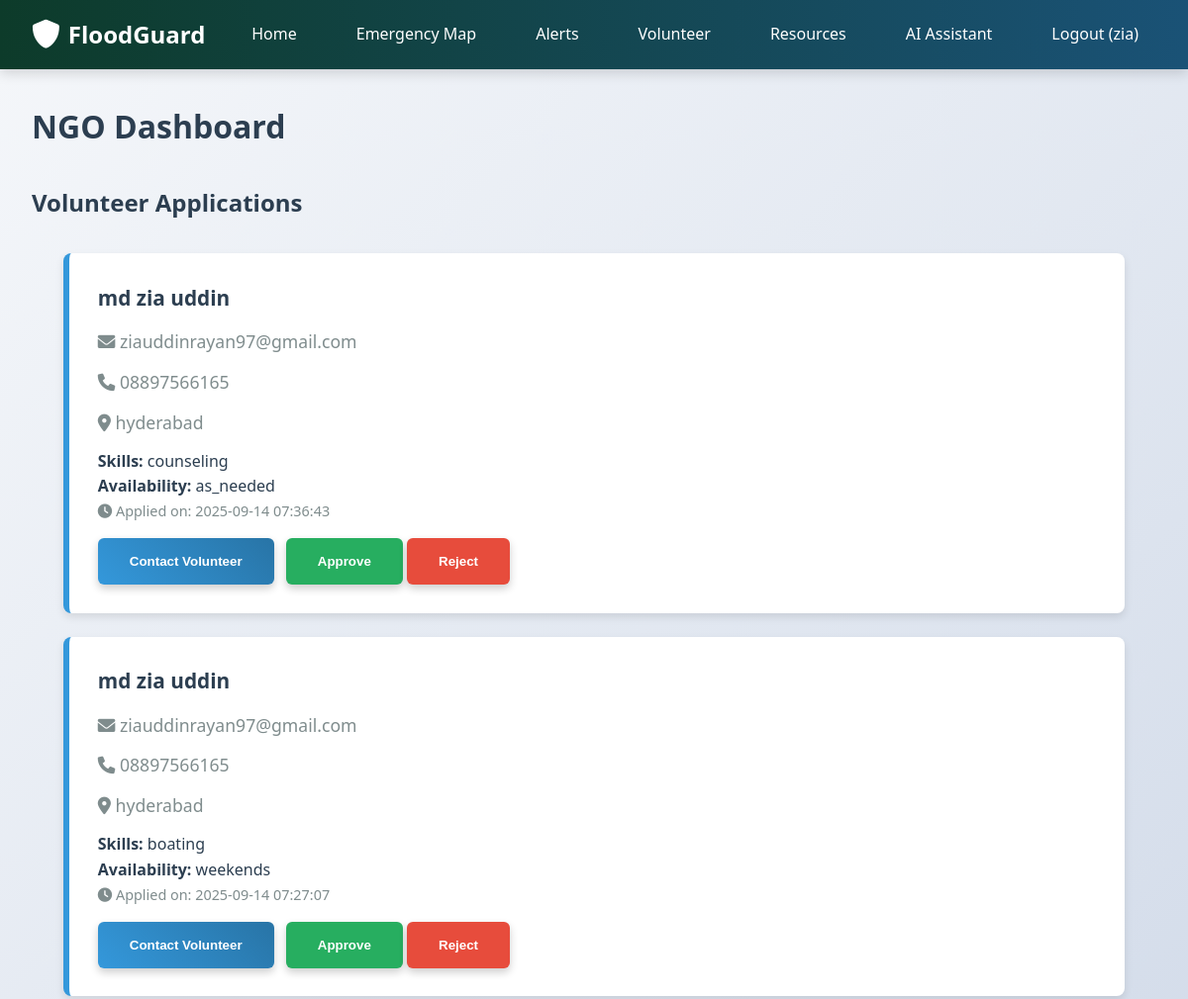
Before: /ngo/dashboard (signed in, upper part) with the older database file.
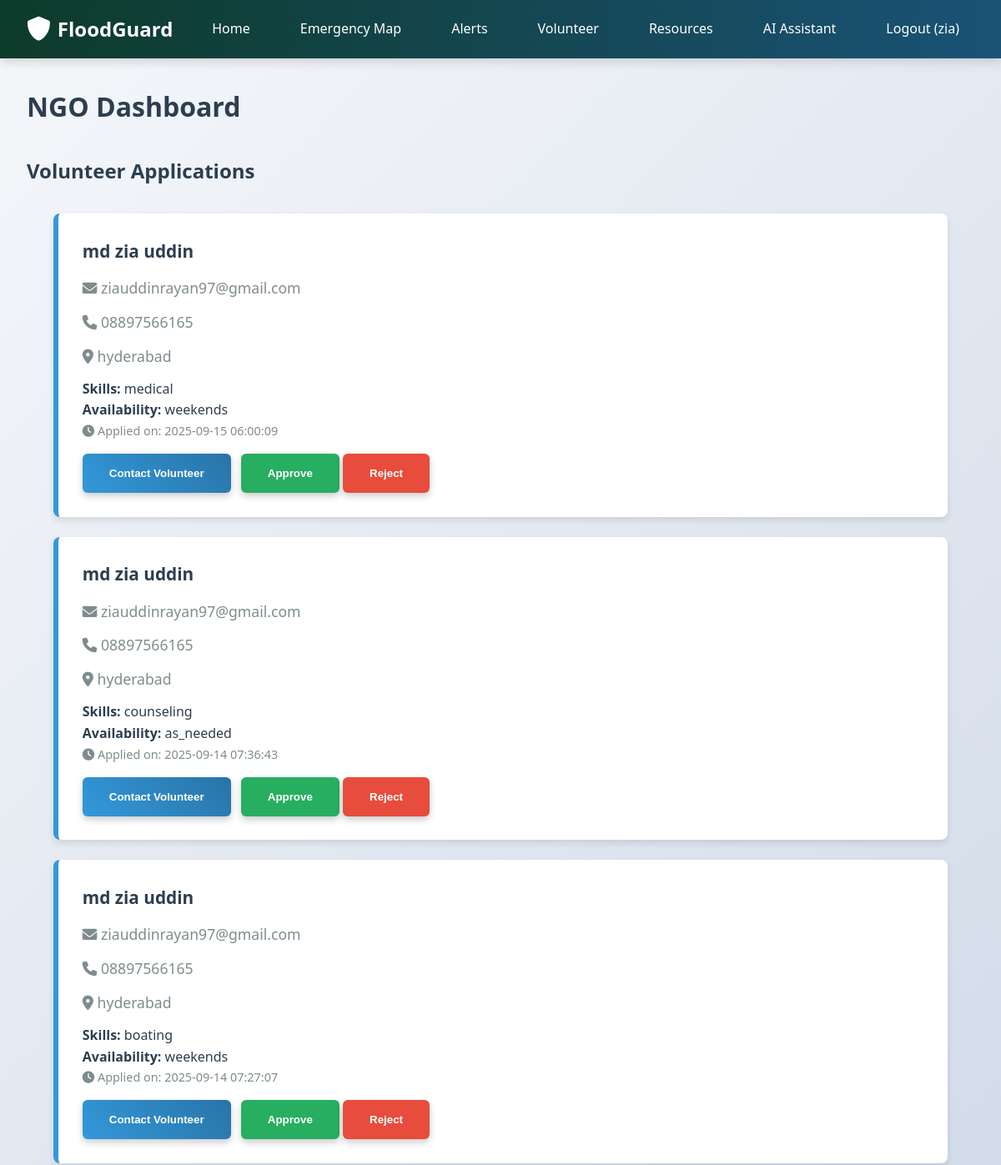
After: the same page with the newer database file.
### tables this page shows
CREATE TABLE volunteers
                 (id INTEGER PRIMARY KEY AUTOINCREMENT,
                 name TEXT NOT NULL,
                 email TEXT NOT NULL,
                 phone TEXT NOT NULL,
                 location TEXT NOT NULL,
                 skills TEXT NOT NULL,
                 availability TEXT NOT NULL,
                 created_at TIMESTAMP DEFAULT CURRENT_TIMESTAMP, ngo_id INTEGER);

### app.py (the view)
@app.route('/ngo/dashboard')
def ngo_dashboard():
    if 'user_id' not in session or session.get('user_type') != 'ngo':
        flash('Please login as NGO to access this page', 'danger')
        return redirect(url_for('login'))
    db = get_db()
    volunteers = db.execute('''SELECT v.*, n.name as ngo_name
                             FROM volunteers v
                             JOIN ngos n ON v.ngo_id = n.id
                             ORDER BY v.created_at DESC''').fetchall()
    db.close()
    return render_template('ngo_dashboard.html', volunteers=volunteers)

### app.py (called while the page is built)
def get_db():
    conn = sqlite3.connect(app.config['DATABASE'])
    conn.row_factory = sqlite3.Row
    return conn

### templates/ngo_dashboard.html (shortened to what this page needs)
{% extends "base.html" %}
{% block content %}
<div style="max-width: 1200px; margin: 2rem auto; padding: 0 2rem;">
    <h1>NGO Dashboard</h1>
    <h2 style="margin-top: 2rem;">Volunteer Applications</h2>
    {% if volunteers %}
        <div class="alert-container">
            {% for volunteer in volunteers %}
            <div class="alert-card info">
                <div class="alert-header">
                    <div class="alert-title">{{ volunteer.name }}</div>
                    <div class="alert-severity severity-{{ volunteer.status }}">{{ volunteer.status|upper }}</div>
                </div>
                <div class="alert-location"><i class="fas fa-envelope"></i> {{ volunteer.email }}</div>
                <div class="alert-location"><i class="fas fa-phone"></i> {{ volunteer.phone }}</div>
                <div class="alert-location"><i class="fas fa-map-marker-alt"></i> {{ volunteer.location }}</div>
                <p><strong>Skills:</strong> {{ volunteer.skills }}</p>
                <p><strong>Availability:</strong> {{ volunteer.availability }}</p>
                <div class="alert-time"><i class="fas fa-clock"></i> Applied on: {{ volunteer.created_at }}</div>
                <div style="margin-top: 1rem;">
                    <button class="btn" style="margin-right: 0.5rem;">Contact Volunteer</button>
                    <button class="btn" style="background: var(--success);">Approve</button>
                    <button class="btn" style="background: var(--danger);">Reject</button>
                </div>
            </div>
            {% endfor %}
        </div>
    {% endif %}
</div>
{% endblock %}

### templates/base.html (shortened to what this page needs)
<!DOCTYPE html>
<html lang="en">
<head>
    <link rel="stylesheet" href="{{ url_for('static', filename='css/style.css') }}">
    <link href="https://cdnjs.cloudflare.com/ajax/libs/font-awesome/6.0.0/css/all.min.css" rel="stylesheet">
    <link rel="stylesheet" href="https://unpkg.com/leaflet@1.7.1/dist/leaflet.css" />
</head>
<body>
    <nav class="navbar">
        <div class="nav-container">
            <div class="nav-logo">
                <i class="fas fa-shield-alt"></i>
                <span>FloodGuard </span>
            </div>
            <ul class="nav-menu">
                <li class="nav-item">
                    <a href="{{ url_for('index') }}" class="nav-link">Home</a>
                </li>
                <li class="nav-item">
                    <a href="{{ url_for('map') }}" class="nav-link">Emergency Map</a>
                </li>
                <li class="nav-item">
                    <a href="{{ url_for('alerts') }}" class="nav-link">Alerts</a>
                </li>
                <li class="nav-item">
                    <a href="{{ url_for('volunteer') }}" class="nav-link">Volunteer</a>
                </li>
                <li class="nav-item">
                    <a href="{{ url_for('resources') }}" class="nav-link">Resources</a>
                </li>
                <li class="nav-item">
                    <a href="{{ url_for('chatbot') }}" class="nav-link">AI Assistant</a>
                </li>
                {% if session.user_id %}
                <li class="nav-item">
                    <a href="{{ url_for('logout') }}" class="nav-link">Logout ({{ session.username }})</a>
                </li>
                {% else %}
                <li class="nav-item">
                    <a href="{{ url_for('login') }}" class="nav-link">Login</a>
                </li>
                {% endif %}
            </ul>
        </div>
    </nav>
    <main>
        {% block content %}{% endblock %}
    </main>
</body>
</html>

### static/css/style.css (style rules this page uses)
:root { --dark-green: #0d3b2a; --medium-green: #1e8449; --light-green: #27ae60; --dark-blue: #1a5276; --medium-blue: #2874a6; --light-blue: #3498db; --dark-gray: #2c3e50; --medium-gray: #7f8c8d; --light-gray: #ecf0f1; --white: #ffffff; --black: #000000; --warning: #f39c12; --danger: #e74c3c; --info: #3498db; --success: #27ae60; }
* { margin: 0; padding: 0; box-sizing: border-box; }
body { font-family: 'Segoe UI', Tahoma, Geneva, Verdana, sans-serif; line-height: 1.6; color: var(--dark-gray); background: linear-gradient(135deg, #f5f7fa 0%, #c3cfe2 100%); min-height: 100vh; }
.navbar { background: linear-gradient(90deg, var(--dark-green) 0%, var(--dark-blue) 100%); padding: 1rem 0; position: sticky; top: 0; z-index: 1000; box-shadow: 0 4px 12px rgba(0, 0, 0, 0.15); }
.nav-container { max-width: 1200px; margin: 0 auto; display: flex; justify-content: space-between; align-items: center; padding: 0 2rem; }
.nav-logo { display: flex; align-items: center; color: var(--white); font-size: 1.5rem; font-weight: bold; }
.nav-logo i { margin-right: 0.5rem; font-size: 1.8rem; }
.nav-menu { display: flex; list-style: none; }
.nav-item { margin-left: 1.5rem; }
.nav-link { color: var(--white); text-decoration: none; font-weight: 500; padding: 0.5rem 1rem; border-radius: 4px; transition: all 0.3s ease; border: 2px solid transparent; }
main { min-height: calc(100vh - 160px); }
.btn { display: inline-block; background: linear-gradient(45deg, var(--light-blue), var(--medium-blue)); color: var(--white); padding: 1rem 2rem; border: none; border-radius: 6px; text-decoration: none; font-weight: bold; cursor: pointer; transition: all 0.3s ease; box-shadow: 0 4px 8px rgba(0, 0, 0, 0.2); }
.alert-container { max-width: 1200px; margin: 2rem auto; padding: 0 2rem; }
.alert-card { background-color: var(--white); border-left: 6px solid var(--light-blue); border-radius: 8px; padding: 1.8rem; margin-bottom: 1.5rem; box-shadow: 0 4px 8px rgba(0, 0, 0, 0.1); transition: all 0.3s ease; }
.alert-card.info { border-left-color: var(--info); }
.alert-header { display: flex; justify-content: space-between; align-items: center; margin-bottom: 0.8rem; }
.alert-title { font-weight: bold; font-size: 1.3rem; }
.alert-severity { padding: 0.4rem 1rem; border-radius: 20px; font-size: 0.9rem; font-weight: bold; }
.alert-location { color: var(--medium-gray); margin-bottom: 0.8rem; font-size: 1.1rem; }
.alert-time { color: var(--medium-gray); font-size: 0.9rem; }

Changed rows visible on the page:
added volunteers: name "md zia uddin", email "ziauddinrayan97@gmail.com", phone "08897566165", location "hyderabad", skills "medical", availability "weekends", created_at "2025-09-15 06:00:09"
